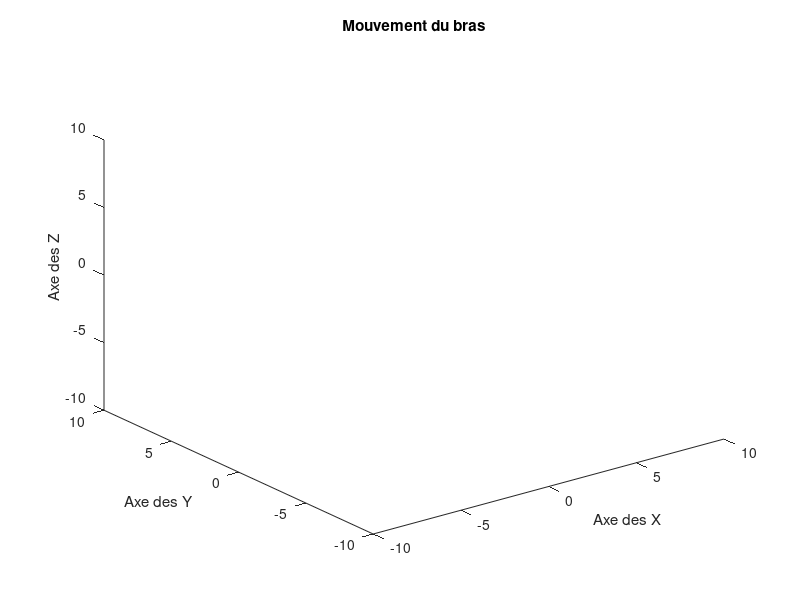

Recreate this plot in MATLAB.
% Coordonnées initiales du bras
x = [0 0 0]; % Coordonnée x de chaque articulation
y = [0 0 0]; % Coordonnée y de chaque articulation
z = [0 0 0]; % Coordonnée z de chaque articulation

% Création de la figure
figure;
axis([-10 10 -10 10 -10 10]); % Définition des limites de l'axe x, y et z
grid on;
view(3);

% Animation
for t = 0:0.1:2*pi % Variation du temps (angle)
    % Calcul des nouvelles coordonnées
    x(2) = 2*cos(t); % Mouvement de l'épaule
    x(3) = x(2) + 3*cos(t); % Mouvement du coude
    y(2) = 2*sin(t); % Mouvement de l'épaule
    y(3) = y(2) + 3*sin(t); % Mouvement du coude
    z(3) = 3*sin(t); % Mouvement du coude
    
    % Affichage du bras
    plot3(x, y, z, 'bo-', 'LineWidth', 2); % Ligne bleue avec des cercles
    hold on;
    plot3(x(1), y(1), z(1), 'ro', 'MarkerSize', 10); % Point rouge pour l'épaule
    plot3(x(2), y(2), z(2), 'ro', 'MarkerSize', 10); % Point rouge pour le coude
    hold off;
    
    % Définition des limites de l'axe x, y et z (repère fixe)
    axis([-10 10 -10 10 -10 10]);
    
    % Titre et noms des axes
    title('Mouvement du bras');
    xlabel('Axe des X');
    ylabel('Axe des Y');
    zlabel('Axe des Z');
    
    % Pause pour contrôler la vitesse de l'animation
    pause(0.05);
    
    % Effacement du bras précédent
    if t ~= 2*pi
        cla;
    end
end

